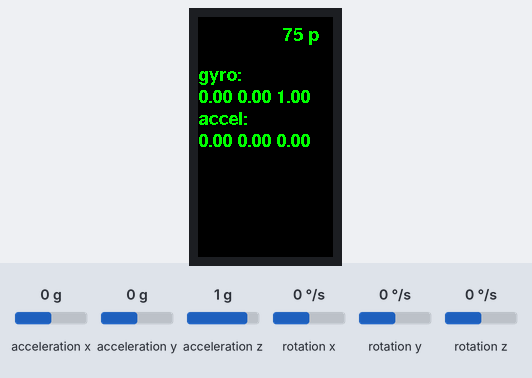
Bench run of a sketch on a simulated ESP32. Shown: 135×240 colour display. The inputs (shaded band) are chosen by the test bench; at power-on: acceleration x 0 g, acceleration y 0 g, acceleration z 1 g, rotation x 0 °/s, rotation y 0 °/s, rotation z 0 °/s. Nothing arrives over Bluetooth unless stated.

Above: at 1.3 s.
1.4 s: acceleration x set to -1.4 g
At 3.0 s:
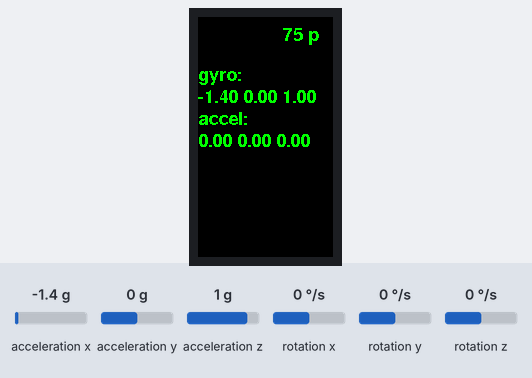
3.3 s: acceleration y set to -1.4 g
At 3.9 s:
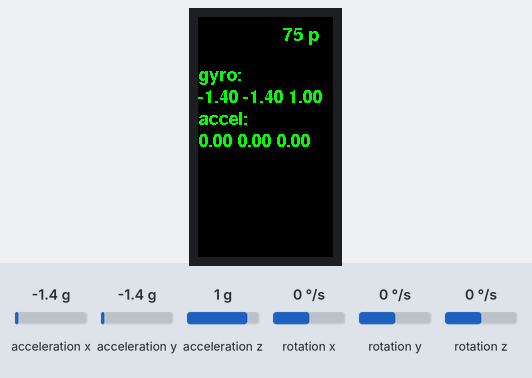
4.9 s: acceleration z set to -1.4 g
At 5.8 s:
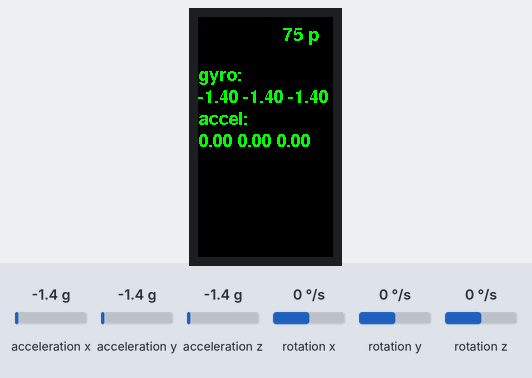
6.5 s: rotation x set to -192 °/s
At 7.7 s:
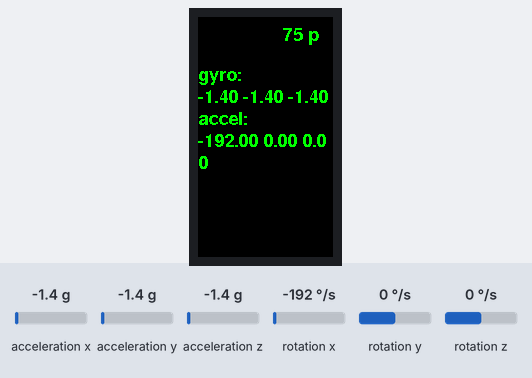
8.1 s: rotation y set to -192 °/s
At 9.4 s:
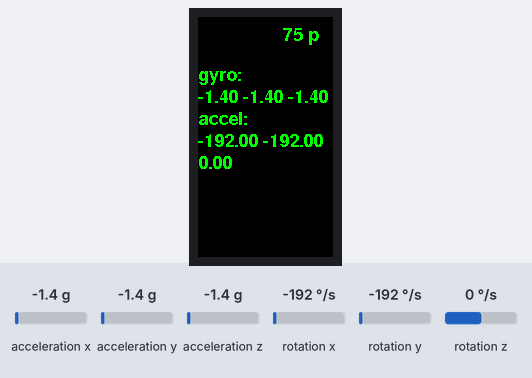
9.7 s: rotation z set to -192 °/s
At 10.4 s:
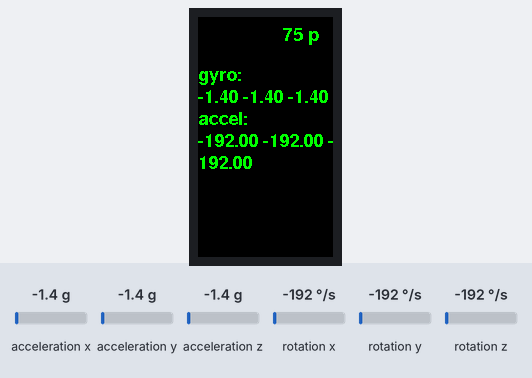
Timing chart, 0 to 12.4 s (numbered marks = the images above; inputs shaded):
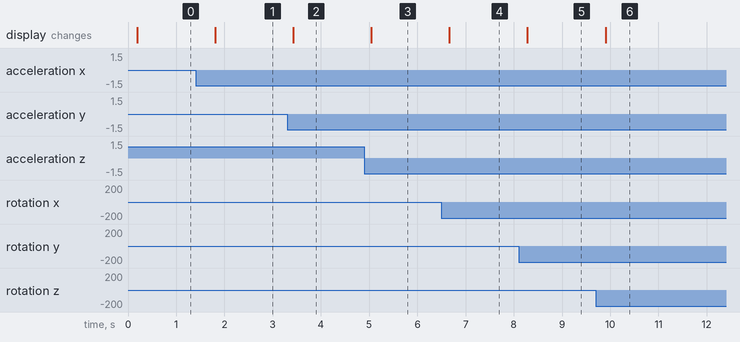

The sketch:

bluetoothM5Stack.ino
```cpp
#include "M5StickCPlus2.h"
#include "BluetoothSerial.h"
BluetoothSerial SerialBT;

void setup() {

    auto cfg = M5.config();
    StickCP2.begin(cfg);

    StickCP2.Display.setRotation(2);
    StickCP2.Display.setTextColor(GREEN);
    StickCP2.Display.setTextDatum(middle_center);
    StickCP2.Display.setFont(&fonts::FreeSansBold9pt7b);
    StickCP2.Display.setTextSize(1);

    Serial.begin(115800);               // For USB serial debugging
    SerialBT.begin("M5IMU_BT");         // Bluetooth device name

}

void loop() {
    auto imu_update = StickCP2.Imu.update();
    if (imu_update) {
        StickCP2.Display.clear();

        auto data = StickCP2.Imu.getImuData();
        int vol = StickCP2.Power.getBatteryLevel();

        // Format the IMU data
        char btData[128];
        snprintf(btData, sizeof(btData),"%.2f,%.2f,%.2f,%.2f,%.2f,%.2f\n", data.accel.x, data.accel.y, data.accel.z, data.gyro.x, data.gyro.y, data.gyro.z);

        // Send to Bluetooth
        SerialBT.print(btData);

        // Display on screen
        StickCP2.Display.setCursor(85, 10);
        StickCP2.Display.printf("%d p", vol);
        StickCP2.Display.setCursor(0, 50);
        StickCP2.Display.printf("gyro:\r\n");
        StickCP2.Display.printf("%0.2f %0.2f %0.2f\r\n", data.accel.x, data.accel.y, data.accel.z);
        StickCP2.Display.printf("accel:\r\n");
        StickCP2.Display.printf("%0.2f %0.2f %0.2f\r\n", data.gyro.x,data.gyro.y, data.gyro.z);

    delay(500);  // 500 Hz sampling
}
}
```

Measured:
- after the input at 1.4 s, the display: changes after 0.41 s (image 1)
- after the input at 3.3 s, the display: changes after 0.13 s (image 2)
- after the input at 4.9 s, the display: changes after 0.14 s (image 3)
- after the input at 6.5 s, the display: changes after 0.16 s (image 4)
- after the input at 8.1 s, the display: changes after 0.18 s (image 5)
- after the input at 9.7 s, the display: changes after 0.20 s (image 6)
